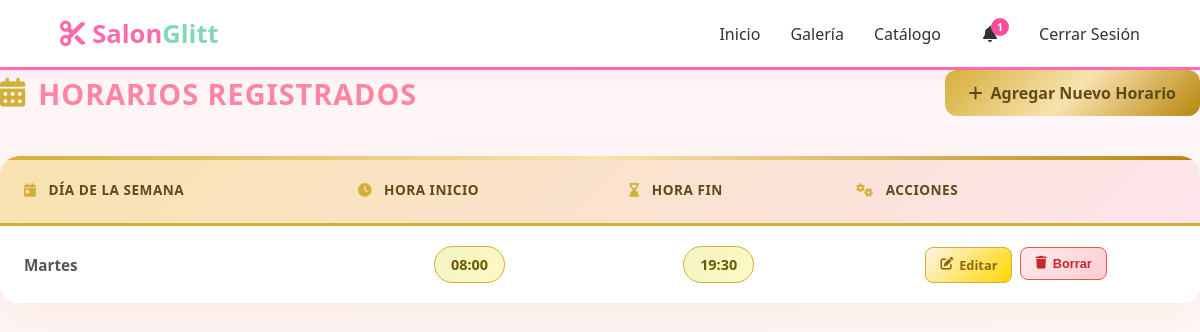
The app's page /Agenda/agendas (signed in) with its own data.
### app/models/agenda.py (models this page shows, shortened)
class Agenda(db.Model):
    __tablename__ = 'agenda'
    __table_args__ = (
        db.UniqueConstraint('idusuario', 'diasemana', name='agenda_idusuario_dia_key'),
    )
    idagenda = db.Column(db.Integer, primary_key=True)
    diasemana = db.Column(db.String(100), nullable=False)
    horainicio = db.Column(db.String(100), nullable=False)
    horafin = db.Column(db.String(250), nullable=False)
    idusuario = db.Column(db.Integer, db.ForeignKey('usuario.idusuario'), nullable=False)
    usuario = db.relationship('User', back_populates='agenda')

### app/routes/agenda_route.py (the view)
@bp.route('/agendas')
@login_required
def listar_agendas():
    agendas = Agenda.query.all()
    return render_template('agenda/index.html', agendas=agendas)

### app/templates/agenda/index.html (shortened to what this page needs)
{% extends "base.html" %}
{% block body_class %}schedule-list-page{% endblock %}
{% block extra_css %}
<link rel="stylesheet" href="{{ url_for('static', filename='css/agenda_lista.css') }}">
{% endblock %}
{% block content %}
<div class="container py-5">
    <div class="page-header">
        <h2 class="page-title"><i class="fas fa-calendar-alt"></i> Horarios Registrados</h2>
        <a href="{{ url_for('agenda.crear_agenda') }}" class="btn btn-gold">
            <i class="fas fa-plus"></i> Agregar Nuevo Horario
        </a>
    </div>
    <div class="card-table">
        <div class="table-wrapper">
            <table class="luxury-table">
                <thead>
                    <tr>
                        <th><i class="fas fa-calendar-day"></i> Día de la Semana</th>
                        <th><i class="fas fa-clock"></i> Hora Inicio</th>
                        <th><i class="fas fa-hourglass-end"></i> Hora Fin</th>
                        <th><i class="fas fa-cogs"></i> Acciones</th>
                    </tr>
                </thead>
                <tbody>
                    {% for item in agendas %}
                    <tr>
                        <td class="day-cell"><strong>{{ item.diasemana }}</strong></td>
                        <td class="time-cell"><span class="time-badge">{{ item.horainicio }}</span></td>
                        <td class="time-cell"><span class="time-badge">{{ item.horafin }}</span></td>
                        <td class="actions-cell">
                            <div class="btn-group">
                                <a href="{{ url_for('agenda.editar_agenda', id=item.idagenda) }}" class="btn-action edit" title="Editar">
                                    <i class="fas fa-edit"></i> Editar
                                </a>
                                <form action="{{ url_for('agenda.eliminar_agenda', id=item.idagenda) }}" method="POST" class="d-inline">
                                    <button type="submit" class="btn-action delete"
                                            onclick="return confirm('¿Estás seguro de eliminar este horario?')" title="Eliminar">
                                        <i class="fas fa-trash"></i> Borrar
                                    </button>
                                </form>
                            </div>
                        </td>
                    </tr>
                    {% else %}
                    <tr>
                        <td colspan="4" class="empty-message">
                            <p class="mb-0">No hay horarios configurados en la agenda.</p>
                        </td>
                    </tr>
                    {% endfor %}
                </tbody>
            </table>
        </div>
    </div>
</div>
{% endblock %}

### app/static/css/style.css (style rules this page uses)
:root { --primary-color: #ff6bad; --secondary-color: #f8a5c2; --accent-color: #82d8b0; --dark-text: #2d3436; --light-bg: #fff5f8; --white: #ffffff; }
* { margin: 0; padding: 0; box-sizing: border-box; }
html, body { height: 100%; font-family: 'Segoe UI', Tahoma, Geneva, Verdana, sans-serif; background-color: var(--light-bg); color: var(--dark-text); }

### app/static/css/agenda_lista.css (style rules this page uses)
body.schedule-list-page { --gold-gradient: linear-gradient(135deg, #d4af37 0%, #f9e2af 50%, #b8860b 100%); --pink-accent: #ff85a2; --gold-text: #5d4b1a; --card-shadow: 0 15px 40px rgba(212, 175, 55, 0.1); --metallic-pink: linear-gradient(135deg, #ff85a2 0%, #ffb3c1 50%, #ff6b9d 100%); }
body.schedule-list-page { background: linear-gradient(135deg, #fff5f7 0%, #fef5f8 50%, #fff8f9 100%); min-height: 100vh; position: relative; }
body.schedule-list-page::before { content: ''; position: fixed; top: 0; left: 0; right: 0; bottom: 0; background: radial-gradient(circle at 20% 80%, rgba(212, 175, 55, 0.03) 0%, transparent 50%), radial-gradient(circle at 80% 20%, rgba(255, 133, 162, 0.03) 0%, transparent 50%); pointer-events: none; z-index: -1; }
body.schedule-list-page .page-header { display: flex; justify-content: space-between; align-items: center; margin-bottom: 2.5rem; flex-wrap: wrap; gap: 1rem; }
body.schedule-list-page .page-title { font-size: 1.8rem; font-weight: 800; color: var(--pink-accent); text-transform: uppercase; letter-spacing: 1px; display: flex; align-items: center; gap: 12px; margin: 0; }
body.schedule-list-page .page-title i { color: #d4af37; }
body.schedule-list-page .btn-gold { background: var(--gold-gradient); color: var(--gold-text); border: none; padding: 12px 24px; border-radius: 12px; font-weight: 700; text-decoration: none; transition: all 0.3s ease; cursor: pointer; display: inline-flex; align-items: center; gap: 8px; position: relative; overflow: hidden; }
body.schedule-list-page .btn-gold::before { content: ''; position: absolute; top: 0; left: -100%; width: 100%; height: 100%; background: linear-gradient(90deg, transparent, rgba(255,255,255,0.2), transparent); transition: left 0.5s; }
body.schedule-list-page .card-table { background: white; border-radius: 20px; box-shadow: var(--card-shadow); overflow: hidden; position: relative; }
body.schedule-list-page .card-table::before { content: ''; position: absolute; top: 0; left: 0; right: 0; height: 4px; background: var(--gold-gradient); }
body.schedule-list-page .table-wrapper { overflow-x: auto; }
body.schedule-list-page .luxury-table { width: 100%; border-collapse: collapse; font-family: 'Segoe UI', sans-serif; }
body.schedule-list-page .luxury-table thead { background: linear-gradient(135deg, #f9e2af 0%, #fce4ec 100%); }
body.schedule-list-page .luxury-table thead tr { border-bottom: 3px solid #d4af37; }
body.schedule-list-page .luxury-table th { padding: 1.5rem; text-align: left; color: var(--gold-text); font-weight: 800; text-transform: uppercase; font-size: 0.85rem; letter-spacing: 0.5px; white-space: nowrap; }
body.schedule-list-page .luxury-table th i { margin-right: 8px; color: #d4af37; }
body.schedule-list-page .luxury-table tbody tr { border-bottom: 1px solid #f0f0f0; transition: all 0.3s ease; background: white; }
body.schedule-list-page .luxury-table td { padding: 1.25rem 1.5rem; color: #555; font-size: 0.95rem; }
body.schedule-list-page .day-cell { font-weight: 600; color: var(--pink-accent); text-transform: capitalize; }
body.schedule-list-page .time-cell { text-align: center; }
body.schedule-list-page .time-badge { display: inline-block; padding: 8px 16px; border-radius: 20px; background: linear-gradient(135deg, #f0f4c3 0%, #fff9c4 100%); color: #6b5b05; font-weight: 600; font-size: 0.9rem; border: 1px solid #d4af37; }
body.schedule-list-page .actions-cell { text-align: center; }
body.schedule-list-page .btn-group { display: flex; gap: 8px; justify-content: center; flex-wrap: wrap; }
body.schedule-list-page .btn-action { padding: 8px 14px; border: none; border-radius: 8px; font-size: 0.8rem; font-weight: 600; cursor: pointer; text-decoration: none; display: inline-flex; align-items: center; gap: 6px; transition: all 0.3s ease; white-space: nowrap; }
body.schedule-list-page .btn-action.edit { background: linear-gradient(135deg, #fff4e6 0%, #ffd700 100%); color: #8b6914; border: 1px solid #d4af37; }
body.schedule-list-page .btn-action.delete { background: linear-gradient(135deg, #ffebee 0%, #ffcdd2 100%); color: #c62828; border: 1px solid #ef5350; }

### records on screen
Agenda: diasemana "Martes", horainicio "08:00", horafin "19:30"

### other values on screen
{{ no_leidas|length }} "1"
